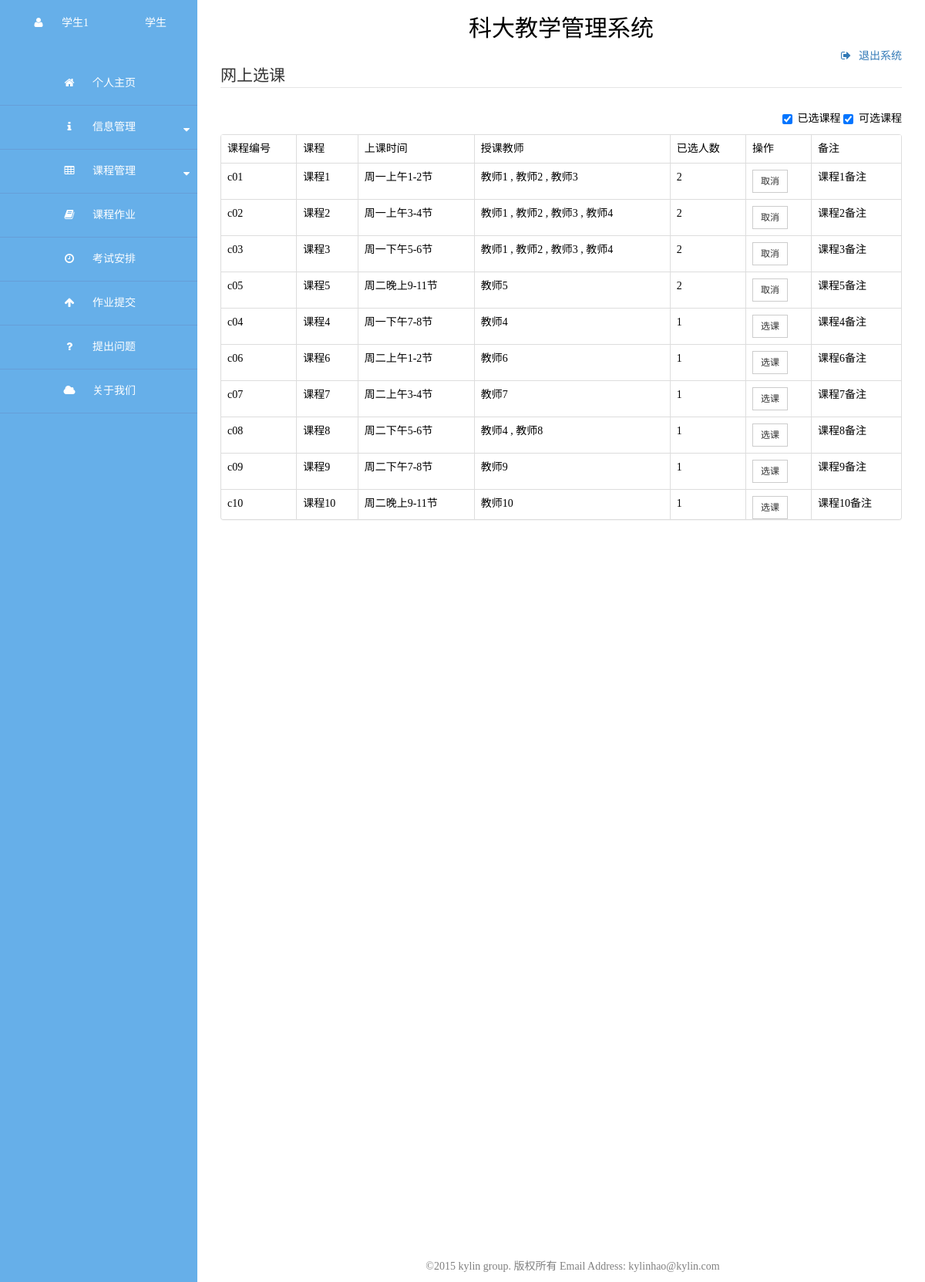
The app's page /student/select-course/ (signed in) with its own data.
### ustcjxxt/models.py (models this page shows, shortened)
class Student(models.Model):
    stuId = models.CharField(u'学号', max_length=20, primary_key=True)
    password = models.CharField(u'密码', max_length=60)
    name = models.CharField(u'姓名', max_length=30)
    age = models.IntegerField(u'年龄', blank=True)
    sex = models.CharField(u'性别', max_length=1, choices=sexType, blank=True)
    address = models.CharField(u'地址', max_length=60, blank=True)
    email = models.EmailField(u'邮箱', blank=True)
    headPic = models.ImageField(u'头像', upload_to='stuPic/', blank=True)
    class Meta:
        db_table = 'db_student'
        verbose_name_plural = u'学生'
        ordering = ["stuId"]

class Course(models.Model):
    courseId = models.CharField(u'课程号', max_length=30, primary_key=True)
    name = models.CharField(u'姓名', max_length=60)
    beginTime = models.DateField(u'开始时间', blank=True)
    endTime = models.DateField(u'结束时间', blank=True)
    classTime = models.CharField(u'上课时间', max_length=30)
    classroom = models.CharField(u'教室', max_length=30)
    examTime = models.CharField(u'考试时间', max_length=100, blank=True)
    ps = models.TextField(u'备注')
    class Meta:
        db_table = 'db_course'
        ordering = ["courseId"]
        verbose_name_plural = u'课程'
    def __unicode__(self):
        return u'%s %s' % (self.courseId, self.name)

class TACourse(models.Model):
    teaId = models.ForeignKey(Teacher, verbose_name=u'教师工号')
    astId = models.ForeignKey(Assistant, verbose_name=u'助教工号', blank=True)
    courseId = models.ForeignKey(Course, verbose_name=u'课程号')
    class Meta:
        db_table = 'db_teacher_assistant_course'
        unique_together = (('teaId', 'courseId'),)
        verbose_name_plural = u'教师-助教-课程'
    def __unicode__(self):
        return u'%s' % self.astId

class Teacher(models.Model):
    teaId = models.CharField(u'工号', max_length=20, primary_key=True)
    password = models.CharField(u'密码', max_length=60)
    name = models.CharField(u'姓名', max_length=30)
    age = models.IntegerField(u'年龄', blank=True)
    sex = models.CharField(u'性别', max_length=1, choices=sexType, blank=True)
    address = models.CharField(u'地址', max_length=60, blank=True)
    email = models.EmailField(u'邮箱', blank=True)
    headPic = models.ImageField(u'头像', upload_to='teaPic/', blank=True)
    class Meta:
        db_table = 'db_teacher'
        ordering = ["teaId"]
        verbose_name_plural = u'教师'

### ustcjxxt/views.py (the view, shortened to what this page needs)
# urls.py: url(r'^student/select-course/$', 'ustcjxxt.views.select_course'),
def select_course(req):
    user_id = req.session.get('user_id', 'null')
    if user_id == 'null':
        return HttpResponseRedirect('/')
    c_info = Course.objects.all()
    sc_list = []
    sced_list = []
    for c in c_info:
        tac = TACourse.objects.filter(courseId=c.courseId)
        t_num = SCourse.objects.filter(courseId=c.courseId).count()
        sc = [c, tac, t_num]
        print sc
        is_selected = SCourse.objects.filter(stuId=user_id, courseId=c.courseId)
        if is_selected:
            sced_list.append(sc)
        else:
            sc_list.append(sc)
    user = get_user(user_id, 'student')
    return render_to_response('student/select-course.html',
                              {"user": user[0], "sc_list": sc_list, "sced_list": sced_list})

### ustcjxxt/models.py (called while the page is built)
    def __unicode__(self):
        return u'%s %s' % (self.astId, self.name)

### ustcjxxt/views.py (called while the page is built)
def get_user(user_id, role_type):
    if role_type == 'student':
        user = Student.objects.filter(stuId=user_id)
    elif role_type == 'teacher':
        user = Teacher.objects.filter(teaId=user_id)
    elif role_type == 'assistant':
        user = Assistant.objects.filter(astId=user_id)
    else:
        user = 0
    return user

### templates/student/select-course.html (shortened to what this page needs)
{% extends 'student/stu-main.html' %}
{% block content %}
    <fieldset>
        <legend>网上选课</legend>
        <div class="checkbox pull-right">
            <label><input id="selected" type="checkbox" checked onclick="show()">已选课程</label>
            <label><input id="select" type="checkbox" checked onclick="show()">可选课程</label>
        </div>
        <br>
<br>
        <div class="panel panel-default" style="border-top:none;height: 500px;overflow:auto;">
            <table class="table table-bordered table-hover">
                <tr style="border: none">
                    <div class="sced" style="display: none">
                        <tr>
                            <td>课程编号</td>
                            <td>课程</td>
                            <td>上课时间</td>
                            <td>授课教师</td>
                            <td>已选人数</td>
                            <td>操作</td>
                            <td>备注</td>
                        </tr>
                        {% for itemed in sced_list %}
                            <tr class="selected">
                                <td>{{ itemed.0.courseId }}</td>
                                <td>{{ itemed.0.name }}</td>
                                <td>{{ itemed.0.classTime }}</td>
                                <td>
                                    {% for t in itemed.1 %}
                                        {% if  forloop.counter != 1 %},
                                        {% endif %}
                                        {{ t.teaId.name }}
                                    {% endfor %}
                                </td>
                                <td>{{ itemed.2 }}</td>
                                <form method="post" role="form" enctype="multipart/form-data">
                                    <td>
                                        <button name="cancel" type="submit" class="btn btn-default btn-sm">取消</button>
                                    </td>
                                </form>
                                <td>{{ itemed.0.ps }}</td>
                            </tr>
                        {% endfor %}
                        {% for item in sc_list %}
                            <tr class="select">
                                <td>{{ item.0.courseId }}</td>
                                <td>{{ item.0.name }}</td>
                                <td>{{ item.0.classTime }}</td>
                                <td>
                                    {% for t in item.1 %}
                                        {% if  forloop.counter != 1 %},
                                        {% endif %}
                                        {{ t.teaId.name }}
                                    {% endfor %}
                                </td>
                                <td>{{ item.2 }}</td>
                                <form method="post" role="form" enctype="multipart/form-data">
                                    <td>
                                        <button type="submit" class="btn btn-default btn-sm">选课</button>
                                    </td>
                                </form>
                                <td>{{ item.0.ps }}</td>
                            </tr>
                        {% endfor %}
                    </div>
            </table>
        </div>
    </fieldset>
{% endblock %}

### templates/student/stu-main.html (shortened to what this page needs)
<!DOCTYPE html>
<html>
<head lang="en">
    <link rel="stylesheet" href="/static/css/bootstrap.min.css">
    <link rel="stylesheet" href="/static/css/main.css">
    <link rel="stylesheet" href="/static/css/font-awesome.min.css">
</head>
<body>
<div class="sidebar-menu">
    <div class="header">
        <div class="logo"><a><i class="fa fa-user icon-setting"></i>{{ user.name }}</a></div>
        <div class="sidebar-hide"><a>学生</a></div>
    </div>
    <div>
        <ul class="main-menu ">
            <li class="active">
                <a href="/student/" target=""><i class="fa fa-home icon-setting"></i>个人主页</a>
            </li>
            <li class="second-menu" id="second-menu1">
                <a href="javascript:void(0)">
                    <i class="fa fa-info  icon-setting"></i>信息管理
                    <i class="fa fa-caret-down icon-more"></i>
                </a>
            </li>
            <li class="second-menu" id="second-menu2">
                <a>
                    <i class="fa fa-table icon-setting "></i>课程管理
                    <i class="fa fa-caret-down icon-more"></i>
                </a>
            </li>
            <li>
                <a href="/student/homework/" target=""><i class="fa fa-book icon-setting"></i>课程作业</a>
            </li>
            <li>
                <a href="/student/exam/" target=""><i class="fa fa-clock-o icon-setting"></i>考试安排</a>
            </li>
            <li>
                      <a href="/student/homework-submit/" target=""><i class="fa fa-arrow-up icon-setting"></i>作业提交</a>
            </li>
            <li>
                <a href="/student/question/" target=""><i class="fa fa-question icon-setting"></i>提出问题</a>
            </li>
            <li>
                <a href="/student/about-us/" target=""><i class="fa fa-cloud icon-setting"></i>关于我们</a>
            </li>
        </ul>
    </div>
</div>
<div class="main-content">
    <div style="text-align: center;">
        <h2>科大教学管理系统</h2>
    </div>
    <div class="pull-right">
        <a href="/logout/"><i class="fa fa-sign-out" style="padding-right: 10px"></i>退出系统</a>
    </div>
    <div class="main-show">
        {% block content %}
        {% endblock %}
    </div>
    <div class="footer">
        &copy;2015 kylin group. 版权所有 Email Address: kylinhao@kylin.com
    </div>
</div>
</body>
</html>

### static/css/main.css (style rules this page uses)
body { font-family: "Microsoft YaHei"; color: black; min-width: 1000px; }
.sidebar-menu { position: absolute; width: 256px; left: 0; top: 0; bottom: 0; background-color: #66afe9; }
.header { color: white; padding-top: 20px; height: 60px; }
.logo { padding-left: 40px; float: left; }
.sidebar-hide { padding-right: 40px; float: right; }
.main-menu { padding: 0; margin-top: 20px; }
.main-menu li { text-align: center; padding: 0; margin: 0; line-height: 56px; list-style-type: none; position: relative; border-bottom: 1px solid #669ed8; }
li a, .header a { color: white; width: 256px; }
.icon-setting { padding-right: 20px; text-align: center; width: 40px; color: white; }
.icon-more { position: absolute; right: 10px; color: white; padding-top: 24px; }
.main-content { margin-left: 286px; margin-right: 30px; margin-top: 0; }
.main-show { min-height: 540px; padding-top: 20px; }
.btn { border-radius: 0; }
.footer { position: fixed; text-align: center; left: 286px; right: 0; bottom: 10px; margin-left: auto; margin-right: auto; color: gray; }

### templates/student/select-course.html (style rules this page uses)
td { border: none; }

### records on screen
Student: name "学生1"
Course: courseId "c01", name "课程1", classTime "周一上午1-2节", itemed "2", ps "课程1备注"
TACourse: teaId.name "教师1"
TACourse: teaId.name "教师2"
TACourse: teaId.name "教师3"
Course: courseId "c02", name "课程2", classTime "周一上午3-4节", itemed "2", ps "课程2备注"
TACourse: teaId.name "教师1"
TACourse: teaId.name "教师2"
TACourse: teaId.name "教师3"
TACourse: teaId.name "教师4"
Course: courseId "c03", name "课程3", classTime "周一下午5-6节", itemed "2", ps "课程3备注"
TACourse: teaId.name "教师1"
TACourse: teaId.name "教师2"
TACourse: teaId.name "教师3"
TACourse: teaId.name "教师4"
Course: courseId "c05", name "课程5", classTime "周二晚上9-11节", itemed "2", ps "课程5备注"
TACourse: teaId.name "教师5"
Course: courseId "c04", name "课程4", classTime "周一下午7-8节", item "1", ps "课程4备注"
TACourse: teaId.name "教师4"
Course: courseId "c06", name "课程6", classTime "周二上午1-2节", item "1", ps "课程6备注"
TACourse: teaId.name "教师6"
Course: courseId "c07", name "课程7", classTime "周二上午3-4节", item "1", ps "课程7备注"
TACourse: teaId.name "教师7"
Course: courseId "c08", name "课程8", classTime "周二下午5-6节", item "1", ps "课程8备注"
TACourse: teaId.name "教师4"
TACourse: teaId.name "教师8"
Course: courseId "c09", name "课程9", classTime "周二下午7-8节", item "1", ps "课程9备注"
TACourse: teaId.name "教师9"
Course: courseId "c10", name "课程10", classTime "周二晚上9-11节", item "1", ps "课程10备注"
TACourse: teaId.name "教师10"
